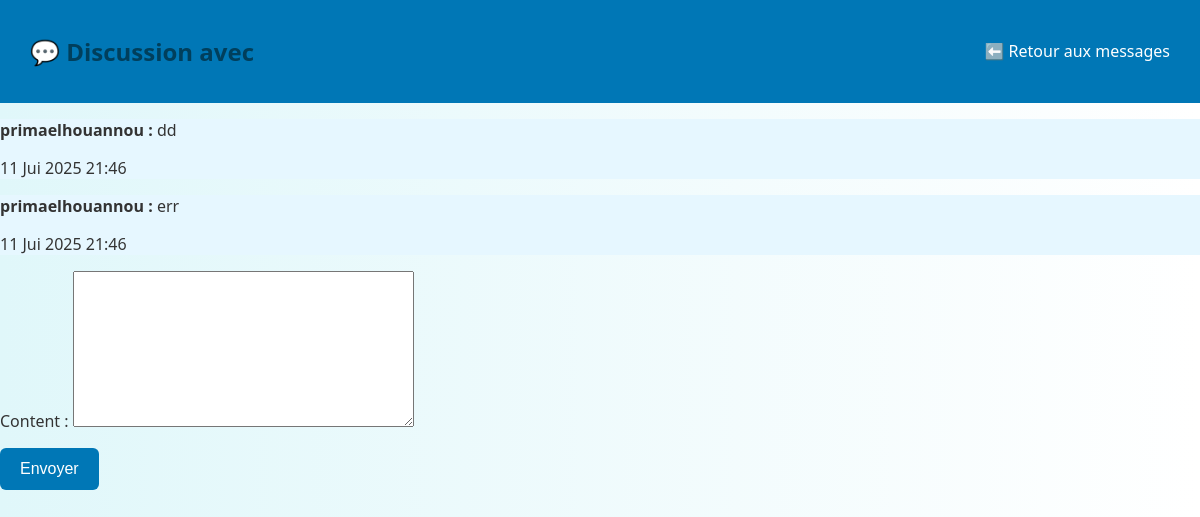
/messagerie/5/ (signed in), run on the app's committed database.
### mon_app/models.py (models this page shows, shortened)
class PrivateMessage(models.Model):
    sender = models.ForeignKey(settings.AUTH_USER_MODEL, on_delete=models.CASCADE, related_name='sent_messages')
    recipient = models.ForeignKey(settings.AUTH_USER_MODEL, on_delete=models.CASCADE, related_name='received_messages')
    content = models.TextField()
    timestamp = models.DateTimeField(auto_now_add=True)

class CustomUser(AbstractUser):
    email = models.EmailField(unique=True)
    phone_number = models.CharField(max_length=15, unique=True)
    role = models.CharField(max_length=10, choices=[('conducteur', 'Conducteur'), ('passager', 'Passager')])
    photo = models.ImageField(upload_to='photos/', null=True, blank=True)
    departure_point = models.CharField(max_length=255, null=True, blank=True)
    arrival_time = models.TimeField(null=True, blank=True)
    departure_time = models.TimeField(null=True, blank=True)
    car_model = models.CharField(max_length=50, null=True, blank=True)
    car_brand = models.CharField(max_length=50, null=True, blank=True)
    available_seats = models.PositiveIntegerField(null=True, blank=True)
    address = models.CharField("Adresse de départ", max_length=255, null=True, blank=True)
    return_time = models.TimeField("Heure de retour", null=True, blank=True)
    USERNAME_FIELD = 'email'
    REQUIRED_FIELDS = ['username']

### mon_app/views.py (the view)
# urls.py: path('messagerie/<int:uid>/', views.chat_with_user_view, name='chat_with_user'),
@login_required
def chat_with_user_view(request, uid):
    contact = get_object_or_404(CustomUser, id=uid)
    messages_qs = PrivateMessage.objects.filter(
        Q(sender=request.user, recipient=contact) |
        Q(sender=contact, recipient=request.user)
    ).order_by('timestamp')
    if request.method == 'POST':
        form = PrivateMessageForm(request.POST)
        if form.is_valid():
            msg = form.save(commit=False)
            msg.sender = request.user
            msg.recipient = contact
            msg.save()
            return redirect('chat_with_user', uid=contact.id)
    else:
        form = PrivateMessageForm()
    return render(request, 'mon_app/messaging/chat.html', {
        'contact': contact,
        'messages': messages_qs,
        'form': form
    })

### mon_app/forms.py
class PrivateMessageForm(forms.ModelForm):
    class Meta:
        model = PrivateMessage
        fields = ['content']
        widgets = {
            'content': forms.Textarea(attrs={'rows': 3, 'placeholder': 'Votre message...'})
        }

### mon_app/templates/mon_app/messaging/chat.html (shortened to what this page needs)
{% load static %}
<!DOCTYPE html>
<html lang="fr">
<head>
  <link rel="stylesheet" href="{% static 'mon_app/style.css' %}">
</head>
<body>
  <header>
    <h2>💬 Discussion avec {{ contact.first_name }} {{ contact.last_name }}</h2>
    <a href="{% url 'conversations_box' %}">⬅️ Retour aux messages</a>
  </header>
  <main>
    <div class="messages">
      {% for msg in messages %}
        <div class="{% if msg.sender == request.user %}sent{% else %}received{% endif %}">
          <p><strong>{{ msg.sender.username }} :</strong> {{ msg.content }}</p>
          <span>{{ msg.timestamp|date:"d M Y H:i" }}</span>
        </div>
      {% endfor %}
    </div>
    <form method="post">
      {{ form.as_p }}
      <button type="submit">Envoyer</button>
    </form>
  </main>
</body>
</html>

### mon_app/static/mon_app/style.css (style rules this page uses)
body { margin: 0; font-family: 'Segoe UI', sans-serif; background: linear-gradient(to right, #e0f7fa, #ffffff); color: #333; }
a { text-decoration: none; color: inherit; }
h1, h2 { text-align: center; color: #003f5c; }
header { background: #0077b6; color: white; padding: 15px 30px; display: flex; align-items: center; justify-content: space-between; animation: slideDown 0.6s ease-out; }
button[type="submit"] { background: #0077b6; color: white; padding: 12px 20px; border: none; border-radius: 6px; font-size: 16px; cursor: pointer; transition: transform 0.3s, background-color 0.3s; }
.sent { background: #e6f7ff; align-self: flex-end; }

### data on the page
PrivateMessage: sender.username "primaelhouannou", content "dd", timestamp "11 Jui 2025 21:46"
PrivateMessage: sender.username "primaelhouannou", content "err", timestamp "11 Jui 2025 21:46"
